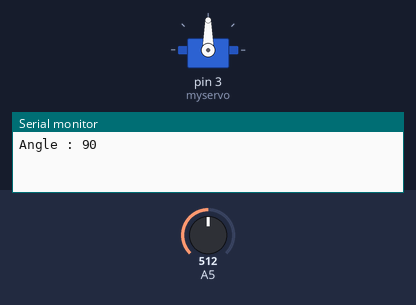
A sketch run on a simulated Arduino Uno, built with avr-gcc and run on an emulated ATmega328P. Parts: servo, the last lines printed to the serial monitor. The test bench sets the inputs (shaded band); at power-on: A5 = 512.

Above: at 1.2 s.
1.3 s: A5 set to 716
At 2.1 s:
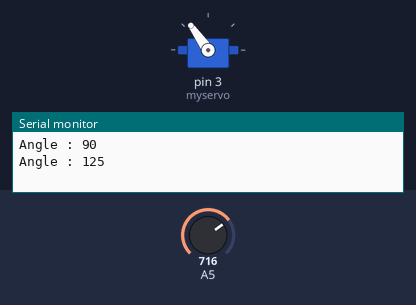
2.8 s: A5 set to 900
At 3.3 s:
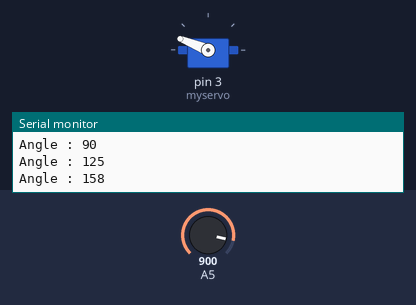
4.3 s: A5 set to 1023
At 5.5 s:
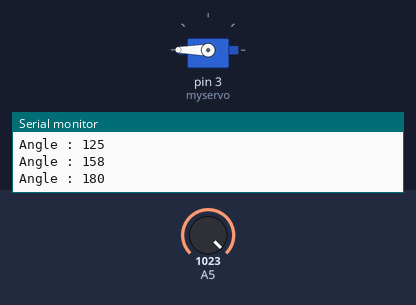
5.8 s: A5 set to 306
At 7.0 s:
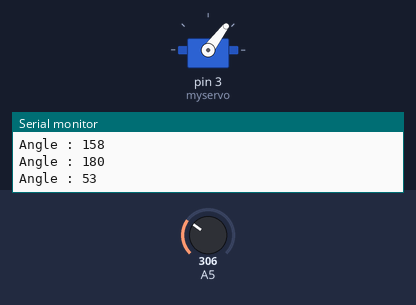
7.3 s: A5 set to 122
At 8.2 s:
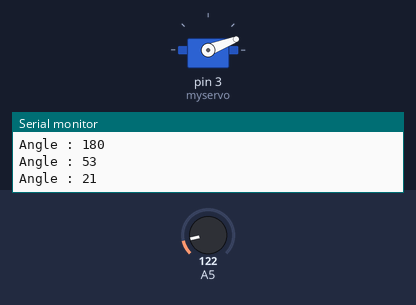
8.8 s: A5 set to 0
At 10.1 s:
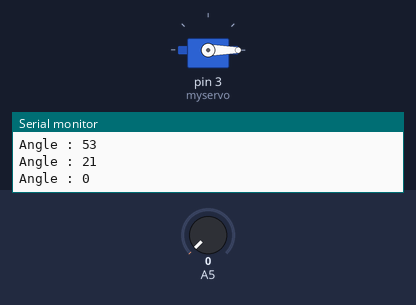
Timing chart, 0 to 11.3 s (numbered marks = the images above; inputs shaded):
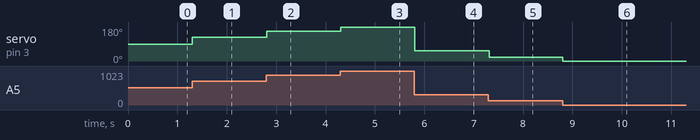

The sketch:

controle_servo_moteur.ino
```cpp
#include <Servo.h>

Servo myservo;
int lastAngle = -1;

void setup() {
  Serial.begin(9600);
  myservo.attach(3);
}

void loop() {
  int pot = analogRead(A5);
  int angle = map(pot, 0, 1023, 0, 180);

  // On ne bouge le servo que si l'angle change (limite les tremblements)
  if (abs(angle - lastAngle) >= 1) {
    myservo.write(angle);
    lastAngle = angle;
    Serial.print("Angle : ");
    Serial.println(angle);
  }

  delay(15);
}
```

Measured:
- after the input at 1.3 s, servo on pin 3 (myservo): 90° → 125° at once
- after the input at 2.8 s, servo on pin 3 (myservo): 125° → 158° at once
- after the input at 4.3 s, servo on pin 3 (myservo): 158° → 180° at once
- after the input at 5.8 s, servo on pin 3 (myservo): 180° → 53° at once
- after the input at 7.3 s, servo on pin 3 (myservo): 53° → 21° at once
- after the input at 8.8 s, servo on pin 3 (myservo): 21° → 0° at once
